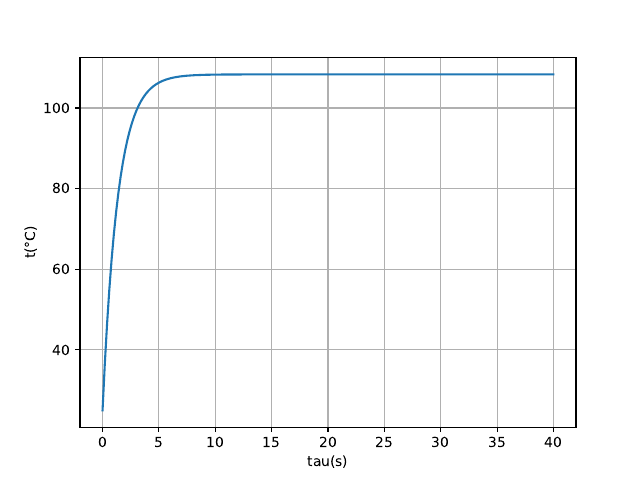

Here is the Python script that generated this plot:
import numpy as np
from scipy.optimize import root
from Functions.UnsteadyStateConduction import theta_to_theta_0_ratio, get_a, get_mu, get_Bi, get_Fo
import matplotlib.pyplot as plt
from scipy.integrate import solve_bvp

d = 1e-3
t_oo = 25
R_l = 0.01
I = 120
h = 550
Delta_t = 1

c = 500
rho = 8000
lambda_ = 25

guess_values = t_oo + 1
t_balance = root(lambda t: h * np.pi * d * (t - t_oo) - I**2 * R_l, guess_values).x[0]
print(f't = {t_balance:.2f} C')


# dt_dtau = \dfrac{I^2 R_l - \pi h d (t - t_oo)}{\pi c \rho d^2 / 4}
def derivative(x, t):
    return np.vstack((t[1], -(I**2 * R_l - h * np.pi * d * (t[0] - t_oo)) / (np.pi * c * rho * d**2 / 4)))


# 定义边界条件，t(0) = t_oo, t(np.inf) = t
# 边界条件函数的t_a和t_b参数为边界条件的起始和终止点
def bc(t_a, t_b):
    return np.array([t_a[0] - t_oo, t_b[1]])


N = 1000
tau_oo = 40
tau = np.linspace(0, tau_oo, N)
t = np.zeros((2, tau.size))
t[0, 0] = t_oo
result = solve_bvp(derivative, bc, tau, t)

x_plot = np.linspace(0, tau_oo, N)
t_plot = result.sol(x_plot)[0]
plt.plot(x_plot, t_plot)
plt.grid()
plt.xlabel('tau(s)')
plt.ylabel('t(°C)')
plt.savefig('./te3-18.pdf')
plt.show()


def find_nearest(array, value):
    array = np.asarray(array)
    idx = (np.abs(array - value)).argmin()
    return idx


t_search = t_balance - Delta_t
arg = find_nearest(t_plot, t_search)
print(f'温度升高到{t_search:.2f}°C所需的时间为{x_plot[arg]:.1f} s')


